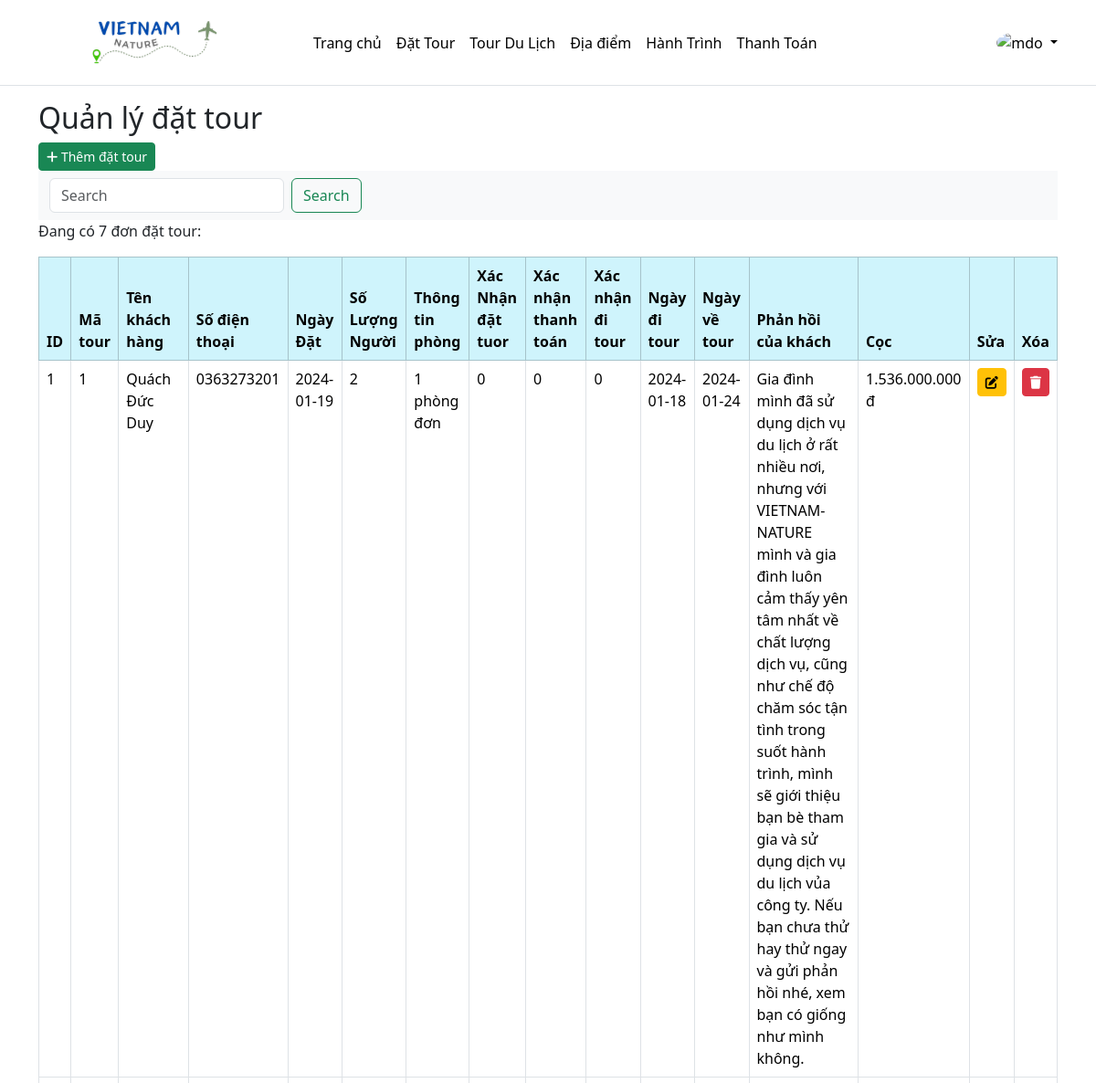
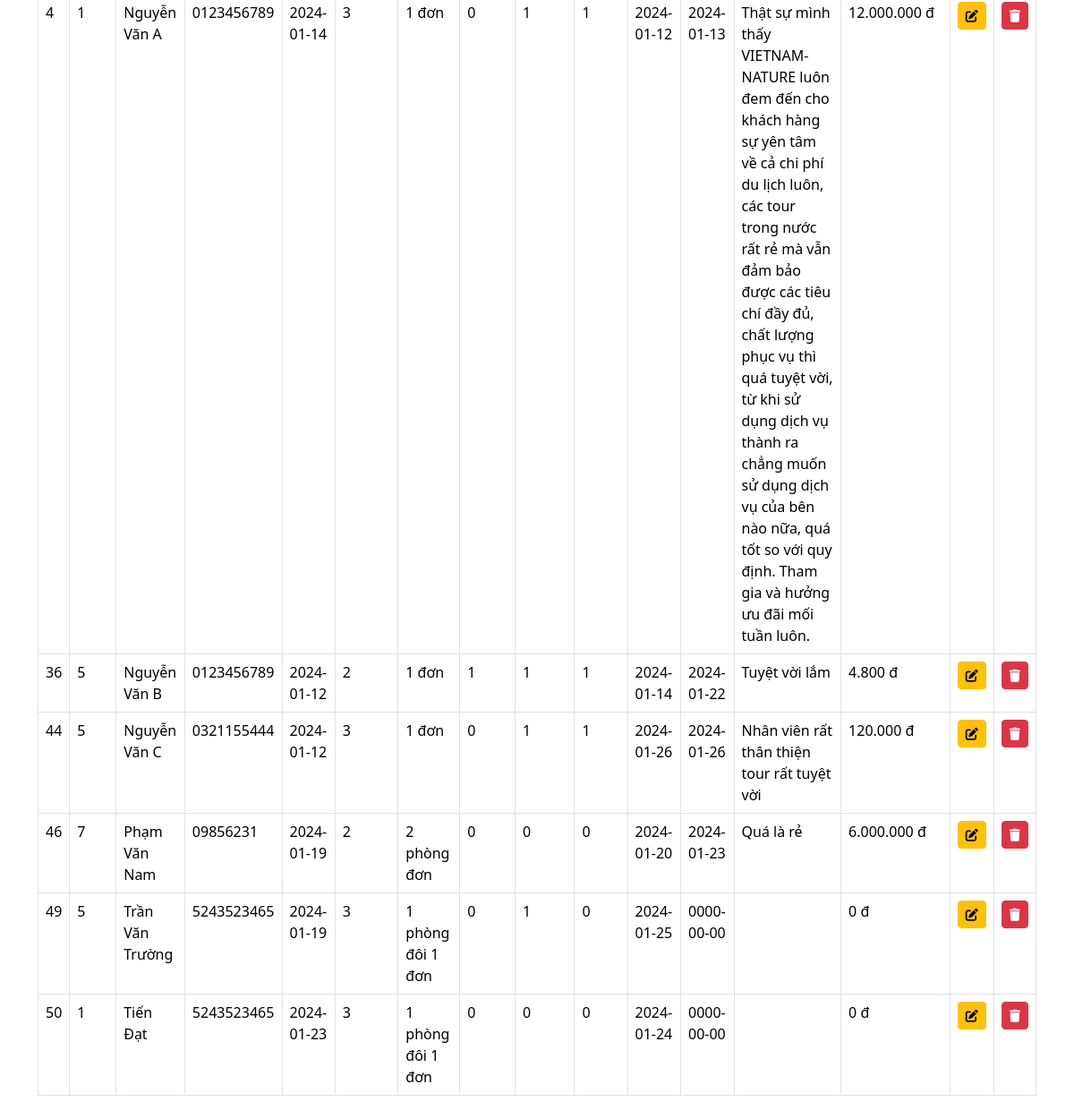
Page /?modules=dattour&action=list (signed in) on the committed database (2 pictures, top to bottom).
### tables this page shows
CREATE TABLE `tbdattour` (
  `madattour` int(6) NOT NULL,
  `matour` int(6) NOT NULL,
  `tenkhachhang` varchar(255) NOT NULL,
  `sodienthoai` varchar(20) NOT NULL,
  `ngaydat` date NOT NULL DEFAULT current_timestamp(),
  `soluongnguoi` int(4) NOT NULL,
  `thongtinphong` text NOT NULL,
  `xacnhandattour` tinyint(1) NOT NULL,
  `xacnhanthanhtoan` tinyint(1) NOT NULL,
  `xacnhanditour` tinyint(1) NOT NULL,
  `ngayditour` date NOT NULL,
  `ngayvetour` date NOT NULL,
  `phanhoicuakhach` text NOT NULL,
  `coc` float NOT NULL
);

### includes/database.php (called while the page is built, shortened)
<?php
function query($sql, $data = [], $check = false)
{
    global $conn;
    $ketqua = false;
    try {
        $stmt = $conn->prepare($sql);
        if (!empty($data)) {
            $ketqua = $stmt->execute($data);
        } else {
            $ketqua = $stmt->execute();
        }
    } catch (Exception $exception) {
        echo $exception->getMessage();
        die();
    }
    if ($check) {
        return $stmt;
    }
    return $ketqua;
}
function getRaw($sql)
{
    $kq = query($sql, '', true);
    if (is_object($kq)) {
        $dataFetch = $kq->fetchAll(PDO::FETCH_ASSOC);
    }
    return $dataFetch;
}
function getRows($sql)
{
    $kq = query($sql, '', true);
    if (!empty($kq)) {
        return $kq->rowCount();
    }
}

### modules/dattour/list.php (the view, shortened to what this page needs)
<?php
$listDatTour = getRaw("SELECT * FROM tbdattour ");
?>
<div class="container">
    <h2>Quản lý đặt tour</h2>
    <a href="?modules=dattour&action=add" class="btn btn-success btn-sm"><i class="fa-solid fa-plus"></i> Thêm đặt
        tour</a>
    <nav class="navbar bg-body-tertiary">
        <div class="container-fluid">
            <form class="d-flex" role="search" action="?modules=dattour&action=search" method="post">
                <input class="form-control me-2" name="search" type="search" placeholder="Search" aria-label="Search">
                <button class="btn btn-outline-success" type="submit">Search</button>
            </form>
        </div>
    </nav>
    <?php
    $kq = getRows("SELECT * FROM tbdattour");
    echo "Đang có $kq đơn đặt tour:";
    ?>
    <table class="table table-bordered table-hover mt-3">
        <thead class="table-info">
            <th>ID</th>
            <th>Mã tour</th>
            <th>Tên khách hàng</th>
            <th>Số điện thoại</th>
            <th>Ngày Đặt</th>
            <th>Số Lượng Người</th>
            <th>Thông tin phòng</th>
            <th>Xác Nhận đặt tuor</th>
            <th>Xác nhận thanh toán</th>
            <th>Xác nhận đi tour</th>
            <th>Ngày đi tour</th>
            <th>Ngày về tour</th>
            <th>Phản hồi của khách</th>
            <th>Cọc</th>
            <th with=5%>Sửa</th>
            <th with=5%>Xóa</th>
        </thead>
        <tbody>
            <?php
            if (!empty($listDatTour)) :
                foreach ($listDatTour as $item) :
            ?>
                    <tr>
                        <td><?php echo $item['madattour'] ?></td>
                        <td><?php echo $item['matour'] ?></td>
                        <td><?php echo $item['tenkhachhang'] ?></td>
                        <td><?php echo $item['sodienthoai'] ?></td>
                        <td><?php echo $item['ngaydat'] ?></td>
                        <td><?php echo $item['soluongnguoi'] ?></td>
                        <td><?php echo $item['thongtinphong'] ?></td>
                        <td><?php echo $item['xacnhandattour'] ?></td>
                        <td><?php echo $item['xacnhanthanhtoan'] ?></td>
                        <td><?php echo $item['xacnhanditour'] ?></td>
                        <td><?php echo $item['ngayditour'] ?></td>
                        <td><?php echo $item['ngayvetour'] ?></td>
                        <td><?php echo $item['phanhoicuakhach'] ?></td>
                        <td><?php echo number_format($item['coc'], 0, ',', '.') ?> đ</td>
                        <td><a href="<?php echo _WEB_HOST ?>?modules=dattour&action=edit&madattour=<?php echo $item['madattour'] ?>" class="btn btn-warning btn-sm"><i class="fa-solid fa-pen-to-square"></i></a></td>
                        <td><a href="<?php echo _WEB_HOST ?>?modules=dattour&action=delete&madattour=<?php echo $item['madattour'] ?>" onclick=" return confirm('Bạn có chắc muốn xóa?')" class="btn btn-danger btn-sm"><i class="fa-solid fa-trash"></i></a>
                        </td>
                    </tr>
        </tbody>
<?php
                endforeach;
            endif;
?>
    </table>
</div>

### rows in the picture
tbdattour: madattour "1", matour "1", tenkhachhang "Quách Đức Duy", sodienthoai "0363273201", ngaydat "2024-01-19", soluongnguoi "2", thongtinphong "1 phòng đơn", xacnhandattour "0", xacnhanthanhtoan "0", xacnhanditour "0", ngayditour "2024-01-18", ngayvetour "2024-01-24", phanhoicuakhach "Gia đình mình đã sử dụng dịch vụ du lịch ở rất nhiều nơi, nhưng với VIETNAM-NATURE mình và gia đình luôn cảm thấy yên tâm nhất về chất lượng dịch vụ, cũng như chế độ chăm sóc tận tình trong suốt hành trình, mình sẽ giới thiệu bạn bè tham gia và sử dụng dịch vụ du lịch vủa công ty. Nếu bạn chưa thử hay thử ngay và gửi phản hồi nhé, xem bạn có giống như mình không.", coc "1.536.000.000"
tbdattour: madattour "4", matour "1", tenkhachhang "Nguyễn Văn A", sodienthoai "0123456789", ngaydat "2024-01-14", soluongnguoi "3", thongtinphong "1 đơn", xacnhandattour "0", xacnhanthanhtoan "1", xacnhanditour "1", ngayditour "2024-01-12", ngayvetour "2024-01-13", phanhoicuakhach "Thật sự mình thấy VIETNAM-NATURE luôn đem đến cho khách hàng sự yên tâm về cả chi phí du lịch luôn, các tour trong nước rất rẻ mà vẫn đảm bảo được các tiêu chí đầy đủ, chất lượng phục vụ thì quá tuyệt vời, từ khi sử dụng dịch vụ thành ra chẳng muốn sử dụng dịch vụ của bên nào nữa, quá tốt so với quy định. Tham gia và hưởng ưu đãi mối tuần luôn.", coc "12.000.000"
tbdattour: madattour "36", matour "5", tenkhachhang "Nguyễn Văn B", sodienthoai "0123456789", ngaydat "2024-01-12", soluongnguoi "2", thongtinphong "1 đơn", xacnhandattour "1", xacnhanthanhtoan "1", xacnhanditour "1", ngayditour "2024-01-14", ngayvetour "2024-01-22", phanhoicuakhach "Tuyệt vời lắm", coc "4.800"
tbdattour: madattour "44", matour "5", tenkhachhang "Nguyễn Văn C", sodienthoai "0321155444", ngaydat "2024-01-12", soluongnguoi "3", thongtinphong "1 đơn", xacnhandattour "0", xacnhanthanhtoan "1", xacnhanditour "1", ngayditour "2024-01-26", ngayvetour "2024-01-26", phanhoicuakhach "Nhân viên rất thân thiện tour rất tuyệt vời", coc "120.000"
tbdattour: madattour "46", matour "7", tenkhachhang "Phạm Văn Nam", sodienthoai "09856231", ngaydat "2024-01-19", soluongnguoi "2", thongtinphong "2 phòng đơn", xacnhandattour "0", xacnhanthanhtoan "0", xacnhanditour "0", ngayditour "2024-01-20", ngayvetour "2024-01-23", phanhoicuakhach "Quá là rẻ", coc "6.000.000"
tbdattour: madattour "49", matour "5", tenkhachhang "Trần Văn Trường", sodienthoai "5243523465", ngaydat "2024-01-19", soluongnguoi "3", thongtinphong "1 phòng đôi 1 đơn", xacnhandattour "0", xacnhanthanhtoan "1", xacnhanditour "0", ngayditour "2024-01-25", ngayvetour "0000-00-00", coc "0"
tbdattour: madattour "50", matour "1", tenkhachhang "Tiến Đạt", sodienthoai "5243523465", ngaydat "2024-01-23", soluongnguoi "3", thongtinphong "1 phòng đôi 1 đơn", xacnhandattour "0", xacnhanthanhtoan "0", xacnhanditour "0", ngayditour "2024-01-24", ngayvetour "0000-00-00", coc "0"

### other values in the picture
$kq "7"
